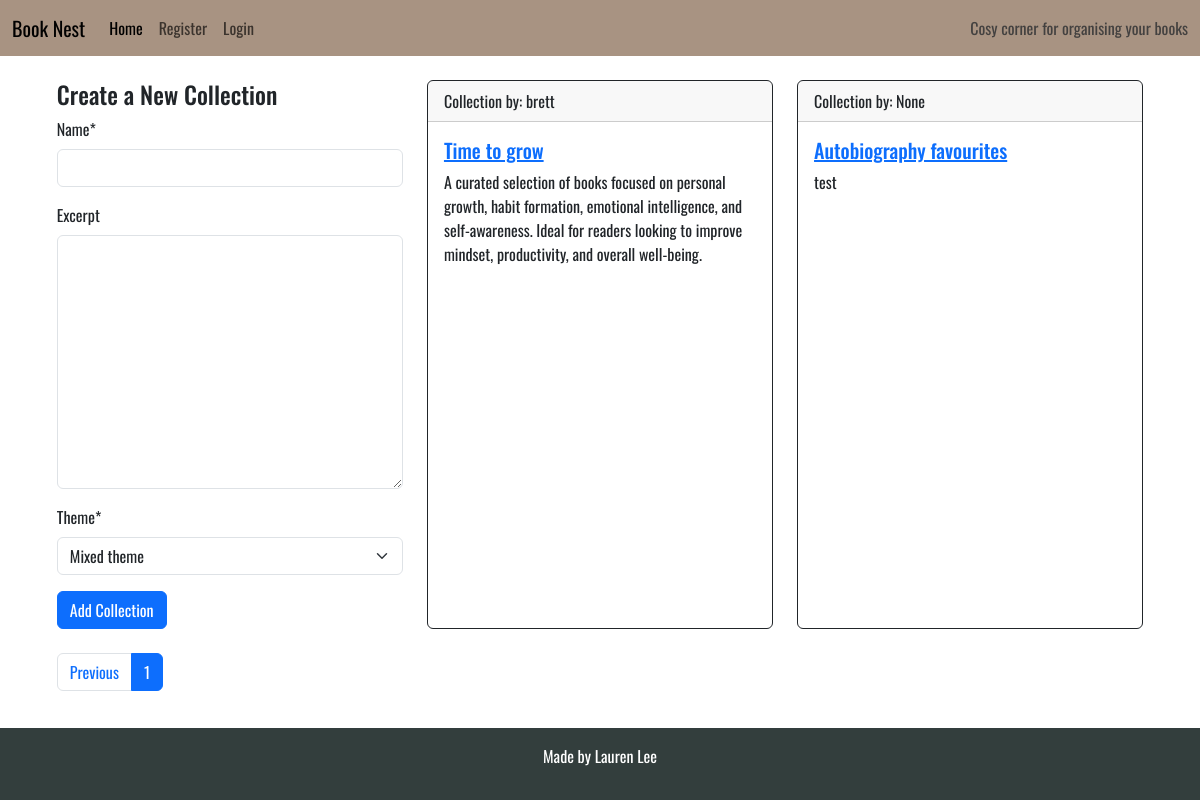
Screenshot of /?page=2 with the database file from the repository.
### library/models.py (models this page shows, shortened)
class Collection(models.Model):
    THEME_CHOICES = [
        ("romance", "Romance"),
        ("fantasy", "Fantasy"),
        ("mystery", "Mystery"),
        ("historical", "Historical"),
        ("thriller", "Thriller"),
        ("science_fiction", "Science Fiction"),
        ("nonfiction", "Nonfiction"),
        ("young_adult", "Young Adult"),
        ("literary", "Literary Fiction"),
        ("horror", "Horror"),
        ("self_development", "Self Development"),
        ("mixed", "Mixed theme"),
    ]
    name = models.CharField(max_length=100, unique=True, blank=False)
    excerpt = models.TextField(blank=True)
    theme = models.CharField(max_length=50, choices=THEME_CHOICES, default="mixed")
    user = models.ForeignKey(
        User, on_delete=models.CASCADE, related_name="collections", null=True
    )
    slug = models.SlugField(max_length=200, blank=True, unique=True)

### library/views.py (the view)
# urls.py: path("", views.CollectionList.as_view(), name="home"),
class CollectionList(generic.ListView):
    queryset = Collection.objects.all().order_by("id")
    template_name = "library/index.html"
    paginate_by = 2
    def get_context_data(self, **kwargs):
        context = super().get_context_data(**kwargs)
        context["form"] = CollectionForm()
        return context

### library/forms.py
class CollectionForm(forms.ModelForm):
    class Meta:
        model = Collection
        fields = (
            "name",
            "excerpt",
            "theme",
        )

### library/templatetags/html_filters.py (called while the page is built)
@register.filter(name="clean_html")
def clean_html(value):
    if not value:
        return ""
    value = re.sub(r"<p[^>]*>\s*(?:&nbsp;|\s)*</p>", "", value)
    value = re.sub(r"&nbsp;", " ", value)
    return strip_tags(value).strip()

### library/templates/library/index.html (shortened to what this page needs)
{% extends "base.html" %}
{% load html_filters %}
{% load crispy_forms_tags %}
{% block content %}
<div class="container-fluid">
    <div class="row">
        <div class="container mt-4">
            <div class="row">
                <div class="col-12 col-sm-6 col-md-4 mb-4">
                    <h4>Create a New Collection</h4>
                    <form method="post" action="{% url 'create_collection' %}">
                        {{ form|crispy }}
                        <button type="submit" class="btn btn-primary">Add Collection</button>
                    </form>
                </div>
                {% for collection in collection_list %}
                <div class="collection-holder col-12 col-sm-6 col-md-4 mb-4">
                    <div class="card border-dark h-100">
                        <div class="card-header">Collection by: {{ collection.user }}</div>
                        <div class="card-body text-dark">
                            <h5 class="card-title">
                                <a href="{% url 'collection_detail' collection.slug %}"
                                    class="collection-link">{{ collection.name }}</a>
                            </h5>
                            <p class="card-text">{{ collection.excerpt|clean_html }}</p>
                        </div>
                    </div>
                </div>
                {% if forloop.counter|divisibleby:2 %}
            </div>
                {% endif %}
                {% endfor %}
        </div>
        {% if is_paginated %}
        <nav aria-label="...">
            <ul class="pagination">
                {% if page_obj.has_previous %}
                <li class="page-item">
                    <a class="page-link" href="?page={{ page_obj.previous_page_number }}">Previous</a>
                </li>
                {% else %}
                <li class="page-item disabled">
                    <a class="page-link" href="#" tabindex="-1" aria-disabled="true">Previous</a>
                </li>
                {% endif %}
                <li class="page-item active">
                    <a class="page-link" href="#">1 <span class="sr-only">(current)</span></a>
                </li>
            </ul>
        </nav>
        {% endif %}
    </div>
    {% endblock %}

### static/css/style.css (style rules this page uses)
:root { --primary-font: "Oswald", sans-serif; --primary-color: #333E3D; --secondary-color: #D6D1CA; --highlight: #A89382; --light-highlight: #D97E47; --bright-highlight: #A04F2F; }
body { min-height: 100vh; display: flex; width: 100%; flex-direction: column; font-family: var(--primary-font); margin: 0; overflow-x: hidden; overflow-wrap: anywhere; }
.collection-holder { max-width: 24rem; }
.card-title { color: var(--primary-color); }

### rows the page displays
Collection: user "brett", name "Time to grow", excerpt|clean_html "A curated selection of books focused on personal growth, habit formation, emotional intelligence, and self-awareness. Ideal for readers looking to improve mindset, productivity, and overall well-being."
Collection: user "None", name "Autobiography favourites", excerpt|clean_html "test"
